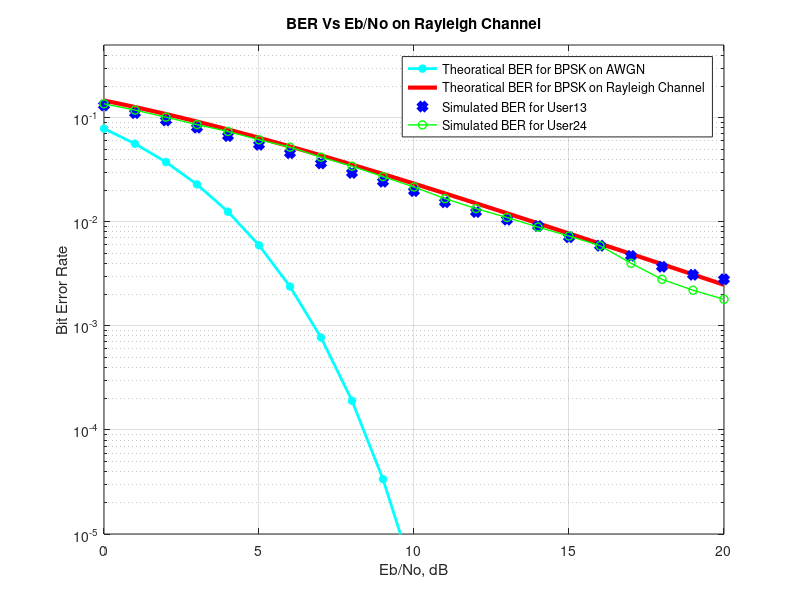

Write the MATLAB code that produced this figure.
clear all;
users=2;            % Number of Users
%------------------Generation of Walsh code--------------------------------
n =4;                               %Number of  Data Sub-Carriers
walsh=hadamard(n);              
code1=walsh(2,:);                   %Taking 2nd row of walsh code for User1
code2=walsh(4,:);                   %Taking 3rd row of walsh code for User2
%------------------Generating data for User1-------------------------------
N=10^4;                             % Number of Bits for  data_user1
data_user1= rand(1,N)>0.5;          % Generation of data for user1
data_user1bpsk = 2*data_user1-1;    % BPSK modulation 0 -> -1; 1 -> 0 
%------------------Spreading & IFFT for User1------------------------------
data_user11=data_user1bpsk';
spdata1_user1=data_user11*code1;    % Spreading 
spdata12=(spdata1_user1)';
ifftdata_user1=ifft(spdata12);      % Taking the IFFT
ifftdata12=ifftdata_user1';

%------------------Append Cyclic Prefix1 for User1-------------------------
y1=[ifftdata12(:,[(n-2):n]) ifftdata12];
transdata1=y1';
tx_user1=transdata1;                % Transmitting data for user1
%------------------Generating data for User2-------------------------------
M=10^4;                             % Number of Bits for  data_user2
data_user2= rand(1,M)>0.5;          % Generation of data for user2
data_user2bpsk = 2*data_user2-1;    % BPSK modulation 0 -> -1; 1 -> 0 
%-----------------Spreading & IFFT for User2-------------------------------
data_user21=data_user2bpsk';
spdata2=data_user21*code2;          % Spreading 
spdata22=(spdata2)';
ifftdata_user2=ifft(spdata22);      % Taking the IFFT
ifftdata22=ifftdata_user2';
%-----------------Append Cyclic Prefix1 for User2--------------------------
y2=[ifftdata22(:,[(n-2):n]) ifftdata22];
transdata2=y2';
tx_user2=transdata2;                % Transmitting data for user2
%----------------------Adding data for Transmission of All User------------
x=tx_user1+tx_user2;
%----------------------Creating Rayleigh Channel---------------------------
Taps=4;                                        % Number of Taps
p1=0.5/2.3;                                     % Power of Tap1
p2=0.9/2.3;                                     % Power of Tap2
p3=0.7/2.3;                                     % Power of Tap3
p4=0.2/2.3;
gain1=sqrt(p1/2)*[randn(1,N) + j*randn(1,N)];   % Gain for Tap1
gain2=sqrt(p2/2)*[randn(1,N) + j*randn(1,N)];   % Gain for Tap2
gain3=sqrt(p3/2)*[randn(1,N) + j*randn(1,N)];   % Gain for Tap3
gain4=sqrt(p4/2)*[randn(1,N) + j*randn(1,N)];   % Gain for Tap4
x11=x(:);
x12=reshape(x11,1,length(x11));
i=1:length(x12);        
delay1=1; 
for i=delay1+1:length(x12) % Producing one sample delay in Tap2 w.r.t. Tap1
   x13(i)=x(i-delay1);
end
delay2=2;
for i=delay2+1:length(x12) % Producing two sample delay in Tap2 w.r.t. Tap1
   x14(i)=x(i-delay2);
end
delay3=3;
for i=delay3+1:length(x12) % Producing three sample delay in Tap2 w.r.t. Tap1
   x15(i)=x(i-delay3);
end
x1=reshape(x13,(n+3),length(x13)/(n+3));
x2=reshape(x14,(n+3),length(x14)/(n+3));
x3=reshape(x15,(n+3),length(x15)/(n+3));
ch1=repmat(gain1,(n+3),1);     
ch2=repmat(gain2,(n+3),1);
ch3=repmat(gain3,(n+3),1);
ch4=repmat(gain4,(n+3),1);
data_channel=x.*ch1+x1.*ch2+x2.*ch3+x3.*ch4;  % Passing data through channel 
%------------------------Addition of AWGN noise ---------------------------
data_noise1=data_channel(:);
data_noise2=reshape(data_noise1,1,length(data_noise1));
noise = 1/sqrt(2)*[randn(1,length(data_noise2)) + j*randn(1,length(data_noise2))]; 
snr = [0:20];                 % multiple Eb/N0 values
for i = 1:length(snr)
 y = data_noise2 + (sqrt(1)*10^(-snr(i)/20))*noise; %Addition of Noise
 
 
%--------------------------Receiver ---------------------------------------
data_received =y;           %fadded data received with awgn noise
%---------------------Removing Cyclic Prefix-------------------------------
rx1=reshape(data_received,(n+3),length(data_received)/(n+3));
rx12=rx1';
rx13 = rx12(:,[(4:(n+3))]); 
rx14=rx13';
%-----------------Taking FFT ----------------------------------------------
fft_data_received =fft(rx14);
%----------------equilization of the channel-------------------------------
channel_response=fft([gain1;gain2;gain3;gain4],n);
data_equilized=fft_data_received.*conj(channel_response);
%----------------BER of Data User1-----------------------------------------
recdata11=(data_equilized'*code1')';
recdata12=real(recdata11)>0;
errors_user1(i) = size(find([data_user1- recdata12]),2); %Errors for User1
SBer1 = errors_user1/N;                              % simulated ber user1
%----------------BER of Data User2-----------------------------------------
recdata21=(data_equilized'*code2')';
recdata22=real(recdata21)>0;
errors_user2(i) = size(find([data_user2- recdata22]),2); %Errors for User1
SBer2 = errors_user2/M;                               % simulated ber user2
end
% ------------------------Theoretical Result-------------------------------
snrlnr=10.^(snr/10);
TBer = 0.5*erfc(sqrt(snrlnr)); % Theoretical BER for AWGN
TBerf = 0.5.*(1-sqrt(snrlnr./(snrlnr+1)));% theoretical BER fro Flat fadding
%-------------------Displaying Result--------------------------------------       
figure
semilogy(snr,TBer,'c*-','LineWidth',2);
hold on;
semilogy(snr,TBerf,'r-','LineWidth',3);
hold on;
semilogy(snr,SBer1,'bd','LineWidth',4);
hold on;
semilogy(snr,SBer2,'go-','LineWidth',1);
axis([0 20 10^-5 0.5]);
grid on
legend('Theoratical BER for BPSK on AWGN ','Theoratical BER for BPSK on Rayleigh Channel ' ,'Simulated BER for User13','Simulated BER for User24');
xlabel('Eb/No, dB');
ylabel('Bit Error Rate');
title('BER Vs Eb/No on Rayleigh Channel')
